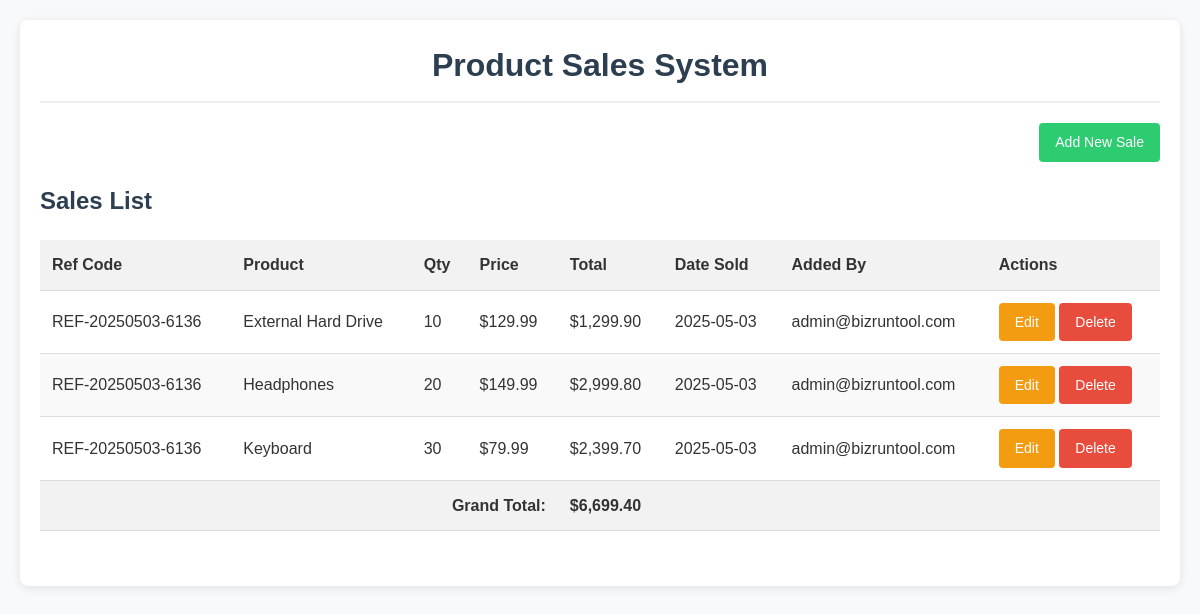
/index._Old.php, run on the app's committed database.
### tables this page shows
CREATE TABLE IF NOT EXISTS `pos` (
  `id` int(11) NOT NULL AUTO_INCREMENT,
  `product` varchar(255) NOT NULL,
  `salesRefCode` varchar(50) NOT NULL,
  `userCode` varchar(50) NOT NULL,
  `compCode` varchar(50) NOT NULL,
  `qty` int(11) NOT NULL,
  `price` decimal(10,2) NOT NULL,
  `total` decimal(10,2) NOT NULL,
  `date_sold` date NOT NULL,
  `addedby` varchar(100) NOT NULL,
  `created_at` timestamp NULL DEFAULT CURRENT_TIMESTAMP,
  PRIMARY KEY (`id`)
);

### index._Old.php (the view, shortened to what this page needs)
<?php
include 'db_connection.php';
$sql = "SELECT * FROM pos ORDER BY date_sold DESC";
$result = $conn->query($sql);
?>
<!DOCTYPE html>
<html lang="en">
<head>
    <link rel="stylesheet" href="styles.css">
</head>
<body>
    <div class="container">
        <h1>Product Sales System</h1>
        <div class="action-buttons">
            <a href="pos_form.php" class="btn add-new">Add New Sale</a>
        </div>
        <div class="sales-container">
            <h2>Sales List</h2>
            <?php if ($result->num_rows > 0) { ?>
                <div class="table-responsive">
                    <table>
                        <thead>
                            <tr>
                                <th>Ref Code</th>
                                <th>Product</th>
                                <th>Qty</th>
                                <th>Price</th>
                                <th>Total</th>
                                <th>Date Sold</th>
                                <th>Added By</th>
                                <th>Actions</th>
                            </tr>
                        </thead>
                        <tbody>
                            <?php
                            $grand_total = 0;
                            while ($row = $result->fetch_assoc()) {
                                $grand_total += $row['total'];
                            ?>
                            <tr>
                                <td><?php echo $row['salesRefCode']; ?></td>
                                <td><?php echo $row['product']; ?></td>
                                <td><?php echo $row['qty']; ?></td>
                                <td>$<?php echo number_format($row['price'], 2); ?></td>
                                <td>$<?php echo number_format($row['total'], 2); ?></td>
                                <td><?php echo $row['date_sold']; ?></td>
                                <td><?php echo $row['addedby']; ?></td>
                                <td class="actions">
                                    <a href="edit_sale.php?id=<?php echo $row['id']; ?>" class="btn edit">Edit</a>
                                    <a href="javascript:void(0);" class="btn delete" data-id="<?php echo $row['id']; ?>">Delete</a>
                                </td>
                            </tr>
                            <?php } ?>
                        </tbody>
                        <tfoot>
                            <tr>
                                <td colspan="4" class="text-right"><strong>Grand Total:</strong></td>
                                <td><strong>$<?php echo number_format($grand_total, 2); ?></strong></td>
                                <td colspan="3"></td>
                            </tr>
                        </tfoot>
                    </table>
                </div>
            <?php } else { ?>
                <p>No sales records found.</p>
            <?php } ?>
        </div>
    </div>
</body>
</html>

### styles.css (style rules this page uses)
* { box-sizing: border-box; margin: 0; padding: 0; }
body { font-family: Arial, sans-serif; line-height: 1.6; background-color: #f8f9fa; color: #333; padding: 20px; }
.container { max-width: 1200px; margin: 0 auto; padding: 20px; background-color: #fff; border-radius: 8px; box-shadow: 0 2px 10px rgba(0, 0, 0, 0.1); }
h1, h2 { margin-bottom: 20px; color: #2c3e50; }
h1 { text-align: center; padding-bottom: 10px; border-bottom: 2px solid #eee; }
.table-responsive { overflow-x: auto; margin-bottom: 20px; }
table { width: 100%; border-collapse: collapse; margin-bottom: 15px; }
th, td { padding: 12px; text-align: left; border-bottom: 1px solid #ddd; }
th { background-color: #f2f2f2; font-weight: bold; }
tr:nth-child(even) { background-color: #f9f9f9; }
tfoot tr { font-weight: bold; background-color: #f2f2f2; }
.text-right { text-align: right; }
.btn { display: inline-block; padding: 8px 16px; background-color: #3498db; color: white; border: none; border-radius: 4px; cursor: pointer; text-decoration: none; font-size: 14px; transition: background-color 0.3s; }
.btn.add-new { background-color: #2ecc71; }
.btn.edit { background-color: #f39c12; }
.btn.delete { background-color: #e74c3c; }
.action-buttons { margin-bottom: 20px; text-align: right; }

### data on the page
pos: salesRefCode "REF-20250503-6136", product "External Hard Drive", qty "10", price "129.99", total "1,299.90", date_sold "2025-05-03", addedby "admin@bizruntool.com"
pos: salesRefCode "REF-20250503-6136", product "Headphones", qty "20", price "149.99", total "2,999.80", date_sold "2025-05-03", addedby "admin@bizruntool.com"
pos: salesRefCode "REF-20250503-6136", product "Keyboard", qty "30", price "79.99", total "2,399.70", date_sold "2025-05-03", addedby "admin@bizruntool.com"

### other printed values
$grand_total "6,699.40"
